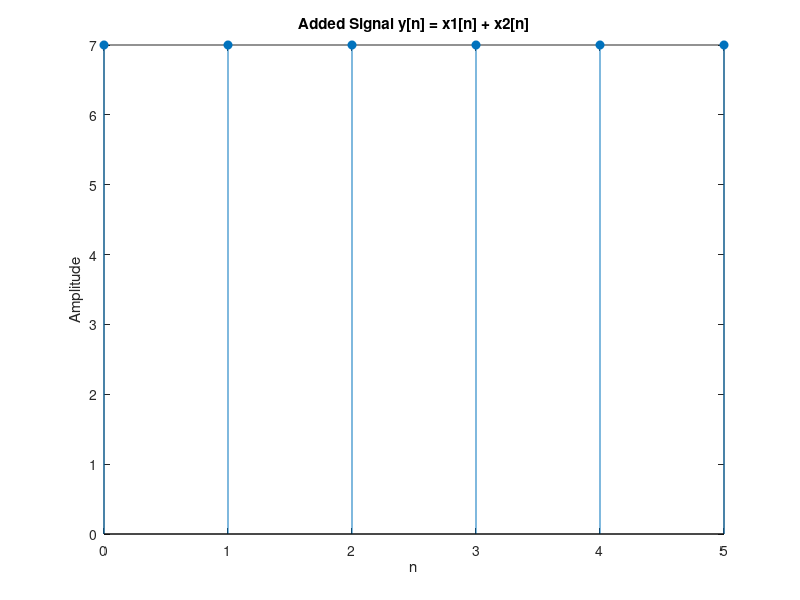
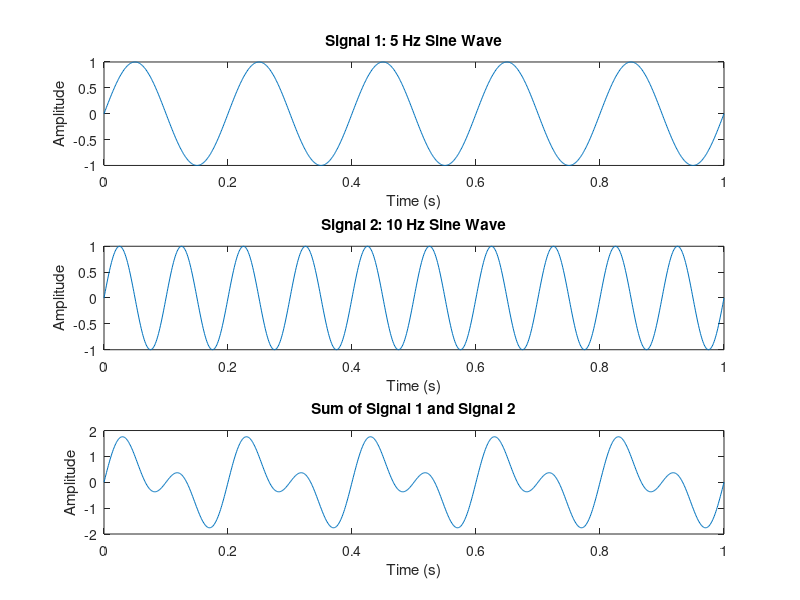

Write the MATLAB code that produced these figures, in order.
n = 0:5;
x1 = [1 2 3 4 5 6];
x2 = [6 5 4 3 2 1];

y = x1 + x2;

stem(n, y, 'filled');
xlabel('n');
ylabel('Amplitude');
title('Added Signal y[n] = x1[n] + x2[n]');

% Time vector
t = 0:0.001:1;  % From 0 to 1 second with 1ms step

% Define two signals
f1 = 5;                      % Frequency of first signal (Hz)
f2 = 10;                     % Frequency of second signal (Hz)
s1 = sin(2*pi*f1*t);         % First sine wave
s2 = sin(2*pi*f2*t);         % Second sine wave

% Signal addition (Continous Signal)
sum = s1 + s2;

% Plot the signals
figure;

subplot(3,1,1);
plot(t, s1);
title('Signal 1: 5 Hz Sine Wave');
xlabel('Time (s)');
ylabel('Amplitude');

subplot(3,1,2);
plot(t, s2);
title('Signal 2: 10 Hz Sine Wave');
xlabel('Time (s)');
ylabel('Amplitude');

subplot(3,1,3);
plot(t, sum);
title('Sum of Signal 1 and Signal 2');
xlabel('Time (s)');
ylabel('Amplitude');

